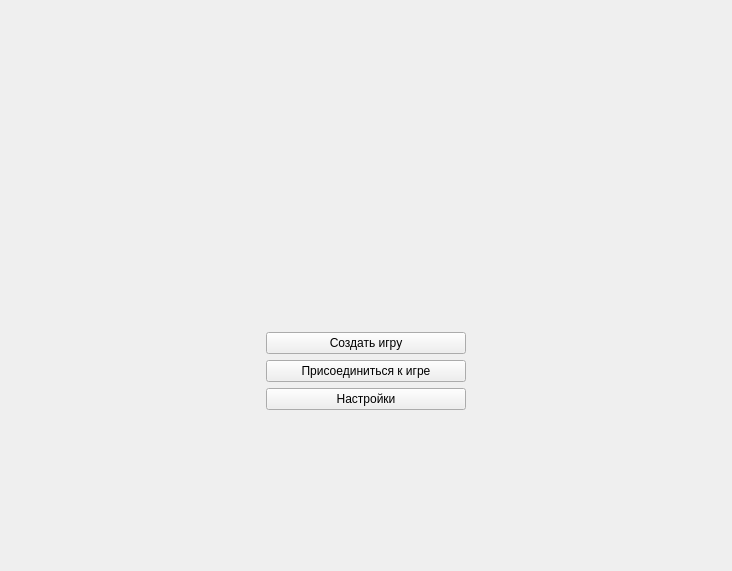
<?xml version="1.0" encoding="UTF-8"?>
<ui version="4.0">
 <class>MainMenu</class>
 <widget class="QMainWindow" name="MainMenu">
  <property name="geometry">
   <rect>
    <x>0</x>
    <y>0</y>
    <width>732</width>
    <height>571</height>
   </rect>
  </property>
  <property name="windowTitle">
   <string>Quizzard</string>
  </property>
  <widget class="QWidget" name="centralwidget">
   <layout class="QVBoxLayout" name="verticalLayout">
    <item>
     <spacer name="verticalSpacer_2">
      <property name="orientation">
       <enum>Qt::Orientation::Vertical</enum>
      </property>
      <property name="sizeHint" stdset="0">
       <size>
        <width>20</width>
        <height>40</height>
       </size>
      </property>
     </spacer>
    </item>
    <item>
     <widget class="QLabel" name="label">
      <property name="text">
       <string/>
      </property>
      <property name="pixmap">
       <pixmap resource="../Resources.qrc">:/resources/images/Logo.png</pixmap>
      </property>
      <property name="alignment">
       <set>Qt::AlignmentFlag::AlignCenter</set>
      </property>
     </widget>
    </item>
    <item>
     <spacer name="verticalSpacer_3">
      <property name="orientation">
       <enum>Qt::Orientation::Vertical</enum>
      </property>
      <property name="sizeHint" stdset="0">
       <size>
        <width>20</width>
        <height>40</height>
       </size>
      </property>
     </spacer>
    </item>
    <item>
     <layout class="QHBoxLayout" name="horizontalLayout">
      <item>
       <spacer name="horizontalSpacer">
        <property name="orientation">
         <enum>Qt::Orientation::Horizontal</enum>
        </property>
        <property name="sizeHint" stdset="0">
         <size>
          <width>40</width>
          <height>20</height>
         </size>
        </property>
       </spacer>
      </item>
      <item>
       <widget class="QPushButton" name="btn_create_game">
        <property name="minimumSize">
         <size>
          <width>200</width>
          <height>0</height>
         </size>
        </property>
        <property name="maximumSize">
         <size>
          <width>200</width>
          <height>16777215</height>
         </size>
        </property>
        <property name="text">
         <string>Создать игру</string>
        </property>
       </widget>
      </item>
      <item>
       <spacer name="horizontalSpacer_2">
        <property name="orientation">
         <enum>Qt::Orientation::Horizontal</enum>
        </property>
        <property name="sizeHint" stdset="0">
         <size>
          <width>40</width>
          <height>20</height>
         </size>
        </property>
       </spacer>
      </item>
     </layout>
    </item>
    <item>
     <layout class="QHBoxLayout" name="horizontalLayout_2">
      <item>
       <spacer name="horizontalSpacer_3">
        <property name="orientation">
         <enum>Qt::Orientation::Horizontal</enum>
        </property>
        <property name="sizeHint" stdset="0">
         <size>
          <width>40</width>
          <height>20</height>
         </size>
        </property>
       </spacer>
      </item>
      <item>
       <widget class="QPushButton" name="btn_join_game">
        <property name="minimumSize">
         <size>
          <width>200</width>
          <height>0</height>
         </size>
        </property>
        <property name="maximumSize">
         <size>
          <width>200</width>
          <height>16777215</height>
         </size>
        </property>
        <property name="text">
         <string>Присоединиться к игре</string>
        </property>
       </widget>
      </item>
      <item>
       <spacer name="horizontalSpacer_4">
        <property name="orientation">
         <enum>Qt::Orientation::Horizontal</enum>
        </property>
        <property name="sizeHint" stdset="0">
         <size>
          <width>40</width>
          <height>20</height>
         </size>
        </property>
       </spacer>
      </item>
     </layout>
    </item>
    <item>
     <layout class="QHBoxLayout" name="horizontalLayout_3">
      <item>
       <spacer name="horizontalSpacer_5">
        <property name="orientation">
         <enum>Qt::Orientation::Horizontal</enum>
        </property>
        <property name="sizeHint" stdset="0">
         <size>
          <width>40</width>
          <height>20</height>
         </size>
        </property>
       </spacer>
      </item>
      <item>
       <widget class="QPushButton" name="btn_settings">
        <property name="minimumSize">
         <size>
          <width>200</width>
          <height>0</height>
         </size>
        </property>
        <property name="maximumSize">
         <size>
          <width>200</width>
          <height>16777215</height>
         </size>
        </property>
        <property name="text">
         <string>Настройки</string>
        </property>
       </widget>
      </item>
      <item>
       <spacer name="horizontalSpacer_6">
        <property name="orientation">
         <enum>Qt::Orientation::Horizontal</enum>
        </property>
        <property name="sizeHint" stdset="0">
         <size>
          <width>40</width>
          <height>20</height>
         </size>
        </property>
       </spacer>
      </item>
     </layout>
    </item>
    <item>
     <spacer name="verticalSpacer">
      <property name="orientation">
       <enum>Qt::Orientation::Vertical</enum>
      </property>
      <property name="sizeHint" stdset="0">
       <size>
        <width>20</width>
        <height>40</height>
       </size>
      </property>
     </spacer>
    </item>
   </layout>
   <zorder>label</zorder>
   <zorder>verticalSpacer</zorder>
   <zorder>verticalSpacer_3</zorder>
   <zorder>verticalSpacer_2</zorder>
   <zorder>horizontalLayoutWidget</zorder>
  </widget>
 </widget>
 <resources>
  <include location="../Resources.qrc"/>
 </resources>
 <connections/>
</ui>
